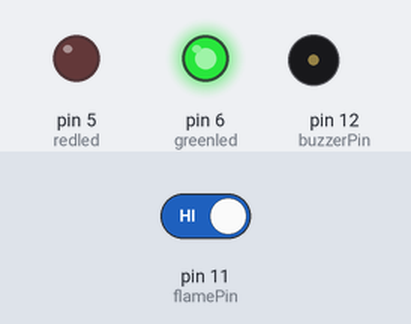
This sketch was run on a simulated Arduino Uno, built with avr-gcc and run on an emulated ATmega328P. Shown: output pins drawn as LEDs (lit = HIGH), buzzer (waves = sounding, pin HIGH). The test bench sets the inputs (shaded band); at power-on: pin 11 (flamePin) HIGH. The modem accepts every AT command (registered, SIM ready, sends succeed) and sends nothing else.

Above: at 2.2 s.
2.3 s: pin 11 (flamePin) driven LOW
At 2.6 s:
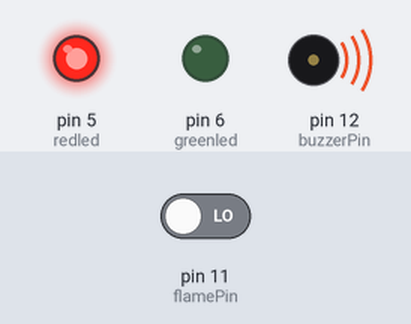
5.4 s: pin 11 (flamePin) driven HIGH
At 6.8 s:
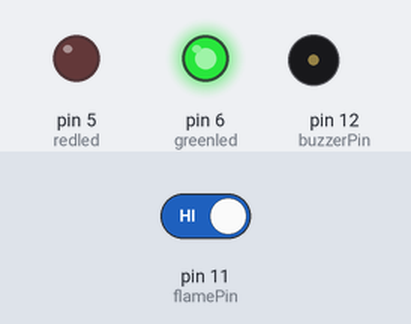
Timing chart, 0 to 8.4 s (numbered marks = the images above; inputs shaded):
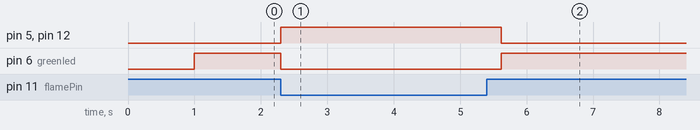

The sketch:

flame_sensor_With_gsm_new.ino
```cpp
#include <SoftwareSerial.h>

//Create software serial object to communicate with SIM900
SoftwareSerial mySerial(7, 8); //SIM900 Tx & Rx is connected to Arduino #7 & #8
const int buzzerPin = 12;
const int flamePin = 11;
int Flame = HIGH;
int redled = 5;
int greenled = 6;
int incomingByte = 0; // for incoming serial data
void setup()
{
  pinMode(buzzerPin, OUTPUT);
  pinMode(redled, OUTPUT);
  pinMode(greenled, OUTPUT);

  pinMode(flamePin, INPUT);
  Serial.begin(19200);
  mySerial.begin(19200);
  delay(1000);
}

void loop()
{

   if (Serial.available() > 0) {
    // read the incoming byte:
    incomingByte = Serial.read();

    // say what you got:
    Serial.print("I received: ");
    Serial.println(incomingByte, DEC);
  }

  Flame = digitalRead(flamePin);
  if (Flame== LOW)
  {
    digitalWrite(buzzerPin, HIGH);
    digitalWrite(redled, HIGH);
    digitalWrite(greenled, LOW);
    sendSMS();
  }
  else
  {

    digitalWrite(buzzerPin, LOW);
    digitalWrite(greenled, HIGH);
    digitalWrite(redled, LOW);
  }
}


void sendSMS(){
  mySerial.println("AT"); //Handshaking with SIM900
  delay(200);
  mySerial.println("AT+CMGF=1"); // Configuring TEXT mode
  delay(200);
  mySerial.println("AT+CMGS=\"+8801722592693\"");//change ZZ with country code and xxxxxxxxxxx with phone number to sms
  delay(200);
  mySerial.print("Firing House"); //text content
  delay(200);
  mySerial.write(26);
 }
```

Measured:
- after the input at 2.3 s, pin 5 (redled), pin 12 (buzzerPin): LOW → HIGH at once; pin 6 (greenled): HIGH → LOW at once
- after the input at 5.4 s, pin 5 (redled), pin 12 (buzzerPin): HIGH → LOW after 0.22 s; pin 6 (greenled): LOW → HIGH after 0.22 s
